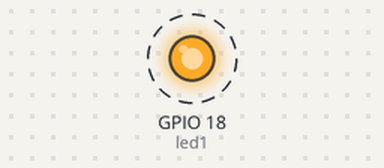
Recording of a program running on a simulated Raspberry Pi (BCM pin numbers). Parts: output pins drawn as LEDs (lit = HIGH). Dashed ring = blinking. At 8.0 s the program stops and its outputs stay as they are.

Above: at 0.5 s.
Timing chart, 0 to 4.6 s (numbered marks = the images above):
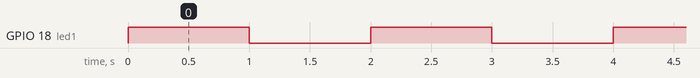

The program:

server.py
```python
# Raspberry Pi Uzaktan Kontrol Projesi Server Programi

import RPi.GPIO as GPIO 	#raspberry pi'nin pinlerini kontrol kutuphanesini ekle
import time

led1=18
led2=23

GPIO.setmode(GPIO.BCM) 	#pin numaralarini boarddaki siralamaya gore ayarla
GPIO.cleanup()			#onceden kalmis olan pin ayarlarini temizle
GPIO.setup(18,GPIO.OUT)		#led 1in bagli olacagi pini cikis olarak ayarla

for x in range(1,5):
	GPIO.output(led1,GPIO.HIGH)              #ledi yak
	time.sleep(1)							#1sn bekle
	GPIO.output(led1,GPIO.LOW)               #ledi sondur
	time.sleep(1)							#1sn bekle
```

Measured:
- by itself, GPIO 18 (led1): alternates HIGH for 1.0 s and LOW for 1.0 s, 8 changes in all, then stays LOW
